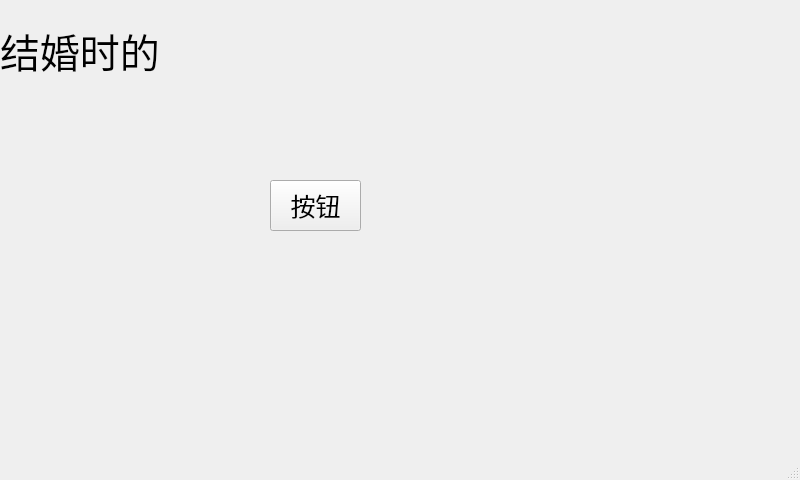
<?xml version="1.0" encoding="UTF-8"?>
<ui version="4.0">
 <class>MainWindow</class>
 <widget class="QMainWindow" name="MainWindow">
  <property name="geometry">
   <rect>
    <x>0</x>
    <y>0</y>
    <width>800</width>
    <height>480</height>
   </rect>
  </property>
  <property name="windowTitle">
   <string>MainWindow</string>
  </property>
  <widget class="QWidget" name="centralwidget">
   <widget class="QLabel" name="label">
    <property name="geometry">
     <rect>
      <x>0</x>
      <y>0</y>
      <width>231</width>
      <height>101</height>
     </rect>
    </property>
    <property name="font">
     <font>
      <pointsize>30</pointsize>
     </font>
    </property>
    <property name="text">
     <string>结婚时的</string>
    </property>
   </widget>
   <widget class="QPushButton" name="pushButton">
    <property name="geometry">
     <rect>
      <x>270</x>
      <y>180</y>
      <width>91</width>
      <height>51</height>
     </rect>
    </property>
    <property name="font">
     <font>
      <pointsize>19</pointsize>
     </font>
    </property>
    <property name="text">
     <string>按钮</string>
    </property>
   </widget>
  </widget>
  <widget class="QMenuBar" name="menubar">
   <property name="geometry">
    <rect>
     <x>0</x>
     <y>0</y>
     <width>800</width>
     <height>28</height>
    </rect>
   </property>
  </widget>
  <widget class="QStatusBar" name="statusbar"/>
 </widget>
 <resources/>
 <connections/>
</ui>
